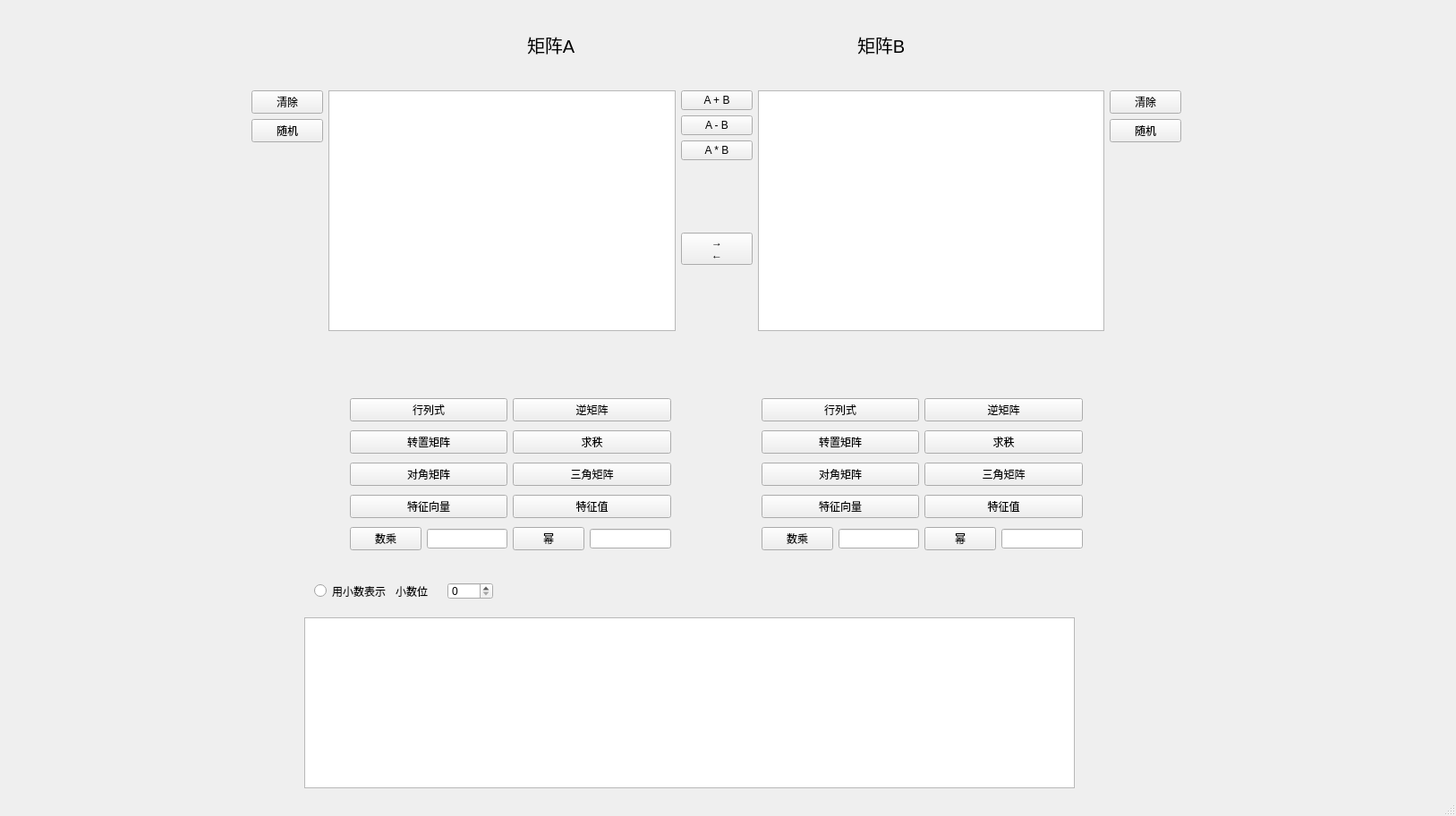
<?xml version="1.0" encoding="UTF-8"?>
<ui version="4.0">
 <class>caculator_guiClass</class>
 <widget class="QMainWindow" name="caculator_guiClass">
  <property name="enabled">
   <bool>true</bool>
  </property>
  <property name="geometry">
   <rect>
    <x>0</x>
    <y>0</y>
    <width>1627</width>
    <height>912</height>
   </rect>
  </property>
  <property name="windowTitle">
   <string>caculator_gui</string>
  </property>
  <widget class="QWidget" name="centralWidget">
   <widget class="QWidget" name="horizontalLayoutWidget">
    <property name="geometry">
     <rect>
      <x>270</x>
      <y>90</y>
      <width>1061</width>
      <height>291</height>
     </rect>
    </property>
    <layout class="QHBoxLayout" name="horizontalLayout">
     <item>
      <layout class="QVBoxLayout" name="verticalLayout_2">
       <item>
        <widget class="QPushButton" name="clearA">
         <property name="text">
          <string>清除</string>
         </property>
        </widget>
       </item>
       <item>
        <widget class="QPushButton" name="randomA">
         <property name="text">
          <string>随机</string>
         </property>
        </widget>
       </item>
       <item>
        <spacer name="verticalSpacer">
         <property name="orientation">
          <enum>Qt::Vertical</enum>
         </property>
         <property name="sizeHint" stdset="0">
          <size>
           <width>20</width>
           <height>40</height>
          </size>
         </property>
        </spacer>
       </item>
      </layout>
     </item>
     <item>
      <widget class="QTextEdit" name="MatrixA">
       <property name="toolTip">
        <string>&lt;html&gt;&lt;head/&gt;&lt;body&gt;&lt;p&gt;输入A矩阵&lt;/p&gt;&lt;/body&gt;&lt;/html&gt;</string>
       </property>
      </widget>
     </item>
     <item>
      <layout class="QVBoxLayout" name="verticalLayout">
       <item>
        <widget class="QPushButton" name="add">
         <property name="text">
          <string>A + B</string>
         </property>
        </widget>
       </item>
       <item>
        <widget class="QPushButton" name="sub">
         <property name="text">
          <string>A - B</string>
         </property>
        </widget>
       </item>
       <item>
        <widget class="QPushButton" name="multiply">
         <property name="text">
          <string>A * B</string>
         </property>
        </widget>
       </item>
       <item>
        <spacer name="verticalSpacer_4">
         <property name="orientation">
          <enum>Qt::Vertical</enum>
         </property>
         <property name="sizeHint" stdset="0">
          <size>
           <width>20</width>
           <height>40</height>
          </size>
         </property>
        </spacer>
       </item>
       <item>
        <widget class="QPushButton" name="exchange">
         <property name="text">
          <string>→
←</string>
         </property>
        </widget>
       </item>
       <item>
        <spacer name="verticalSpacer_3">
         <property name="orientation">
          <enum>Qt::Vertical</enum>
         </property>
         <property name="sizeHint" stdset="0">
          <size>
           <width>20</width>
           <height>40</height>
          </size>
         </property>
        </spacer>
       </item>
      </layout>
     </item>
     <item>
      <widget class="QTextEdit" name="MatrixB">
       <property name="toolTip">
        <string>&lt;html&gt;&lt;head/&gt;&lt;body&gt;&lt;p&gt;输入B矩阵&lt;/p&gt;&lt;/body&gt;&lt;/html&gt;</string>
       </property>
      </widget>
     </item>
     <item>
      <layout class="QVBoxLayout" name="verticalLayout_3">
       <item>
        <widget class="QPushButton" name="clearB">
         <property name="text">
          <string>清除</string>
         </property>
        </widget>
       </item>
       <item>
        <widget class="QPushButton" name="randomB">
         <property name="text">
          <string>随机</string>
         </property>
        </widget>
       </item>
       <item>
        <spacer name="verticalSpacer_2">
         <property name="orientation">
          <enum>Qt::Vertical</enum>
         </property>
         <property name="sizeHint" stdset="0">
          <size>
           <width>20</width>
           <height>40</height>
          </size>
         </property>
        </spacer>
       </item>
      </layout>
     </item>
    </layout>
   </widget>
   <widget class="QTextBrowser" name="output_test_browser">
    <property name="geometry">
     <rect>
      <x>340</x>
      <y>690</y>
      <width>861</width>
      <height>191</height>
     </rect>
    </property>
   </widget>
   <widget class="QWidget" name="layoutWidget">
    <property name="geometry">
     <rect>
      <x>380</x>
      <y>430</y>
      <width>381</width>
      <height>201</height>
     </rect>
    </property>
    <layout class="QGridLayout" name="gridLayoutA_2">
     <item row="3" column="1">
      <widget class="QPushButton" name="charactorValueA">
       <property name="text">
        <string>特征值</string>
       </property>
      </widget>
     </item>
     <item row="3" column="0">
      <widget class="QPushButton" name="charactorVectorA">
       <property name="text">
        <string>特征向量</string>
       </property>
      </widget>
     </item>
     <item row="4" column="1">
      <layout class="QHBoxLayout" name="horizontalLayout_5">
       <item>
        <widget class="QPushButton" name="timeA">
         <property name="text">
          <string>幂</string>
         </property>
        </widget>
       </item>
       <item>
        <widget class="QLineEdit" name="lineEdit_TimeA"/>
       </item>
      </layout>
     </item>
     <item row="1" column="0">
      <widget class="QPushButton" name="tranA">
       <property name="text">
        <string>转置矩阵</string>
       </property>
      </widget>
     </item>
     <item row="4" column="0">
      <layout class="QHBoxLayout" name="horizontalLayout_4">
       <item>
        <widget class="QPushButton" name="mulityNumA">
         <property name="text">
          <string>数乘</string>
         </property>
        </widget>
       </item>
       <item>
        <widget class="QLineEdit" name="lineEdit_NumA"/>
       </item>
      </layout>
     </item>
     <item row="0" column="0">
      <widget class="QPushButton" name="detA">
       <property name="text">
        <string>行列式</string>
       </property>
      </widget>
     </item>
     <item row="1" column="1">
      <widget class="QPushButton" name="trA">
       <property name="text">
        <string>求秩</string>
       </property>
      </widget>
     </item>
     <item row="2" column="1">
      <widget class="QPushButton" name="simplestA">
       <property name="text">
        <string>三角矩阵</string>
       </property>
      </widget>
     </item>
     <item row="0" column="1">
      <widget class="QPushButton" name="invA">
       <property name="text">
        <string>逆矩阵</string>
       </property>
      </widget>
     </item>
     <item row="2" column="0">
      <widget class="QPushButton" name="pushButton_2">
       <property name="text">
        <string>对角矩阵</string>
       </property>
      </widget>
     </item>
    </layout>
   </widget>
   <widget class="QWidget" name="layoutWidget">
    <property name="geometry">
     <rect>
      <x>840</x>
      <y>430</y>
      <width>381</width>
      <height>201</height>
     </rect>
    </property>
    <layout class="QGridLayout" name="gridLayoutA">
     <item row="1" column="1">
      <widget class="QPushButton" name="trB">
       <property name="text">
        <string>求秩</string>
       </property>
      </widget>
     </item>
     <item row="4" column="1">
      <layout class="QHBoxLayout" name="horizontalLayout_3">
       <item>
        <widget class="QPushButton" name="timeB">
         <property name="text">
          <string>幂</string>
         </property>
        </widget>
       </item>
       <item>
        <widget class="QLineEdit" name="lineEdit_TimeB"/>
       </item>
      </layout>
     </item>
     <item row="1" column="0">
      <widget class="QPushButton" name="tranB">
       <property name="text">
        <string>转置矩阵</string>
       </property>
      </widget>
     </item>
     <item row="0" column="1">
      <widget class="QPushButton" name="invB">
       <property name="text">
        <string>逆矩阵</string>
       </property>
      </widget>
     </item>
     <item row="2" column="1">
      <widget class="QPushButton" name="simplestB">
       <property name="text">
        <string>三角矩阵</string>
       </property>
      </widget>
     </item>
     <item row="3" column="1">
      <widget class="QPushButton" name="charactorValueB">
       <property name="text">
        <string>特征值</string>
       </property>
      </widget>
     </item>
     <item row="3" column="0">
      <widget class="QPushButton" name="charactorVectorB">
       <property name="text">
        <string>特征向量</string>
       </property>
      </widget>
     </item>
     <item row="0" column="0">
      <widget class="QPushButton" name="detB">
       <property name="text">
        <string>行列式</string>
       </property>
      </widget>
     </item>
     <item row="4" column="0">
      <layout class="QHBoxLayout" name="horizontalLayout_2">
       <item>
        <widget class="QPushButton" name="mulityNumB">
         <property name="text">
          <string>数乘</string>
         </property>
        </widget>
       </item>
       <item>
        <widget class="QLineEdit" name="lineEdit_NumB"/>
       </item>
      </layout>
     </item>
     <item row="2" column="0">
      <widget class="QPushButton" name="dialogB">
       <property name="text">
        <string>对角矩阵</string>
       </property>
      </widget>
     </item>
    </layout>
   </widget>
   <widget class="QWidget" name="horizontalLayoutWidget_4">
    <property name="geometry">
     <rect>
      <x>340</x>
      <y>640</y>
      <width>222</width>
      <height>41</height>
     </rect>
    </property>
    <layout class="QHBoxLayout" name="horizontalLayout_8">
     <item>
      <widget class="QRadioButton" name="use_float">
       <property name="text">
        <string>用小数表示</string>
       </property>
      </widget>
     </item>
     <item>
      <widget class="QLabel" name="label_3">
       <property name="text">
        <string>小数位</string>
       </property>
      </widget>
     </item>
     <item>
      <widget class="QSpinBox" name="decimals_num"/>
     </item>
    </layout>
   </widget>
   <widget class="QWidget" name="horizontalLayoutWidget_2">
    <property name="geometry">
     <rect>
      <x>270</x>
      <y>10</y>
      <width>1061</width>
      <height>80</height>
     </rect>
    </property>
    <layout class="QHBoxLayout" name="horizontalLayout_7">
     <item>
      <spacer name="horizontalSpacer_2">
       <property name="orientation">
        <enum>Qt::Horizontal</enum>
       </property>
       <property name="sizeHint" stdset="0">
        <size>
         <width>40</width>
         <height>20</height>
        </size>
       </property>
      </spacer>
     </item>
     <item>
      <widget class="QLabel" name="label">
       <property name="font">
        <font>
         <pointsize>15</pointsize>
        </font>
       </property>
       <property name="text">
        <string>矩阵A</string>
       </property>
       <property name="openExternalLinks">
        <bool>false</bool>
       </property>
      </widget>
     </item>
     <item>
      <spacer name="horizontalSpacer">
       <property name="orientation">
        <enum>Qt::Horizontal</enum>
       </property>
       <property name="sizeHint" stdset="0">
        <size>
         <width>40</width>
         <height>20</height>
        </size>
       </property>
      </spacer>
     </item>
     <item>
      <widget class="QLabel" name="label_2">
       <property name="font">
        <font>
         <pointsize>15</pointsize>
        </font>
       </property>
       <property name="text">
        <string>矩阵B</string>
       </property>
      </widget>
     </item>
     <item>
      <spacer name="horizontalSpacer_3">
       <property name="orientation">
        <enum>Qt::Horizontal</enum>
       </property>
       <property name="sizeHint" stdset="0">
        <size>
         <width>40</width>
         <height>20</height>
        </size>
       </property>
      </spacer>
     </item>
    </layout>
   </widget>
  </widget>
  <widget class="QStatusBar" name="statusBar"/>
 </widget>
 <layoutdefault spacing="6" margin="11"/>
 <resources>
  <include location="caculator_gui.qrc"/>
 </resources>
 <connections>
  <connection>
   <sender>add</sender>
   <signal>clicked()</signal>
   <receiver>caculator_guiClass</receiver>
   <slot>push_add_button()</slot>
   <hints>
    <hint type="sourcelabel">
     <x>846</x>
     <y>119</y>
    </hint>
    <hint type="destinationlabel">
     <x>763</x>
     <y>183</y>
    </hint>
   </hints>
  </connection>
  <connection>
   <sender>sub</sender>
   <signal>clicked()</signal>
   <receiver>caculator_guiClass</receiver>
   <slot>push_subtract_button()</slot>
   <hints>
    <hint type="sourcelabel">
     <x>846</x>
     <y>154</y>
    </hint>
    <hint type="destinationlabel">
     <x>756</x>
     <y>261</y>
    </hint>
   </hints>
  </connection>
  <connection>
   <sender>multiply</sender>
   <signal>clicked()</signal>
   <receiver>caculator_guiClass</receiver>
   <slot>push_multiply_button()</slot>
   <hints>
    <hint type="sourcelabel">
     <x>846</x>
     <y>189</y>
    </hint>
    <hint type="destinationlabel">
     <x>756</x>
     <y>348</y>
    </hint>
   </hints>
  </connection>
  <connection>
   <sender>exchange</sender>
   <signal>clicked()</signal>
   <receiver>caculator_guiClass</receiver>
   <slot>push_swap_button()</slot>
   <hints>
    <hint type="sourcelabel">
     <x>846</x>
     <y>308</y>
    </hint>
    <hint type="destinationlabel">
     <x>756</x>
     <y>429</y>
    </hint>
   </hints>
  </connection>
  <connection>
   <sender>randomA</sender>
   <signal>clicked()</signal>
   <receiver>caculator_guiClass</receiver>
   <slot>push_randomA_button()</slot>
   <hints>
    <hint type="sourcelabel">
     <x>364</x>
     <y>147</y>
    </hint>
    <hint type="destinationlabel">
     <x>366</x>
     <y>455</y>
    </hint>
   </hints>
  </connection>
  <connection>
   <sender>randomB</sender>
   <signal>clicked()</signal>
   <receiver>caculator_guiClass</receiver>
   <slot>push_randomB_button()</slot>
   <hints>
    <hint type="sourcelabel">
     <x>1328</x>
     <y>154</y>
    </hint>
    <hint type="destinationlabel">
     <x>970</x>
     <y>445</y>
    </hint>
   </hints>
  </connection>
  <connection>
   <sender>clearA</sender>
   <signal>clicked()</signal>
   <receiver>caculator_guiClass</receiver>
   <slot>push_clearA_button()</slot>
   <hints>
    <hint type="sourcelabel">
     <x>364</x>
     <y>92</y>
    </hint>
    <hint type="destinationlabel">
     <x>523</x>
     <y>462</y>
    </hint>
   </hints>
  </connection>
  <connection>
   <sender>clearB</sender>
   <signal>clicked()</signal>
   <receiver>caculator_guiClass</receiver>
   <slot>push_clearB_button()</slot>
   <hints>
    <hint type="sourcelabel">
     <x>1328</x>
     <y>92</y>
    </hint>
    <hint type="destinationlabel">
     <x>1089</x>
     <y>472</y>
    </hint>
   </hints>
  </connection>
  <connection>
   <sender>detA</sender>
   <signal>clicked()</signal>
   <receiver>caculator_guiClass</receiver>
   <slot>push_detA_button()</slot>
   <hints>
    <hint type="sourcelabel">
     <x>434</x>
     <y>458</y>
    </hint>
    <hint type="destinationlabel">
     <x>229</x>
     <y>523</y>
    </hint>
   </hints>
  </connection>
  <connection>
   <sender>detB</sender>
   <signal>clicked()</signal>
   <receiver>caculator_guiClass</receiver>
   <slot>push_detB_button()</slot>
   <hints>
    <hint type="sourcelabel">
     <x>1026</x>
     <y>458</y>
    </hint>
    <hint type="destinationlabel">
     <x>1128</x>
     <y>503</y>
    </hint>
   </hints>
  </connection>
  <connection>
   <sender>invA</sender>
   <signal>clicked()</signal>
   <receiver>caculator_guiClass</receiver>
   <slot>push_invA_button()</slot>
   <hints>
    <hint type="sourcelabel">
     <x>759</x>
     <y>458</y>
    </hint>
    <hint type="destinationlabel">
     <x>150</x>
     <y>541</y>
    </hint>
   </hints>
  </connection>
  <connection>
   <sender>invB</sender>
   <signal>clicked()</signal>
   <receiver>caculator_guiClass</receiver>
   <slot>push_invB_button()</slot>
   <hints>
    <hint type="sourcelabel">
     <x>1219</x>
     <y>458</y>
    </hint>
    <hint type="destinationlabel">
     <x>1128</x>
     <y>533</y>
    </hint>
   </hints>
  </connection>
  <connection>
   <sender>tranA</sender>
   <signal>clicked()</signal>
   <receiver>caculator_guiClass</receiver>
   <slot>push_tranA_button()</slot>
   <hints>
    <hint type="sourcelabel">
     <x>467</x>
     <y>493</y>
    </hint>
    <hint type="destinationlabel">
     <x>199</x>
     <y>566</y>
    </hint>
   </hints>
  </connection>
  <connection>
   <sender>tranB</sender>
   <signal>clicked()</signal>
   <receiver>caculator_guiClass</receiver>
   <slot>push_tranB_button()</slot>
   <hints>
    <hint type="sourcelabel">
     <x>1026</x>
     <y>493</y>
    </hint>
    <hint type="destinationlabel">
     <x>1128</x>
     <y>558</y>
    </hint>
   </hints>
  </connection>
  <connection>
   <sender>trA</sender>
   <signal>clicked()</signal>
   <receiver>caculator_guiClass</receiver>
   <slot>push_rankA_button()</slot>
   <hints>
    <hint type="sourcelabel">
     <x>759</x>
     <y>493</y>
    </hint>
    <hint type="destinationlabel">
     <x>13</x>
     <y>557</y>
    </hint>
   </hints>
  </connection>
  <connection>
   <sender>trB</sender>
   <signal>clicked()</signal>
   <receiver>caculator_guiClass</receiver>
   <slot>push_rankB_button()</slot>
   <hints>
    <hint type="sourcelabel">
     <x>1219</x>
     <y>493</y>
    </hint>
    <hint type="destinationlabel">
     <x>1128</x>
     <y>561</y>
    </hint>
   </hints>
  </connection>
  <connection>
   <sender>simplestA</sender>
   <signal>clicked()</signal>
   <receiver>caculator_guiClass</receiver>
   <slot>push_getSimplestA_button()</slot>
   <hints>
    <hint type="sourcelabel">
     <x>759</x>
     <y>528</y>
    </hint>
    <hint type="destinationlabel">
     <x>163</x>
     <y>598</y>
    </hint>
   </hints>
  </connection>
  <connection>
   <sender>simplestB</sender>
   <signal>clicked()</signal>
   <receiver>caculator_guiClass</receiver>
   <slot>push_getSimplestB_button()</slot>
   <hints>
    <hint type="sourcelabel">
     <x>1219</x>
     <y>528</y>
    </hint>
    <hint type="destinationlabel">
     <x>1128</x>
     <y>596</y>
    </hint>
   </hints>
  </connection>
  <connection>
   <sender>charactorVectorA</sender>
   <signal>clicked()</signal>
   <receiver>caculator_guiClass</receiver>
   <slot>push_FeatureVectorA_button()</slot>
   <hints>
    <hint type="sourcelabel">
     <x>474</x>
     <y>563</y>
    </hint>
    <hint type="destinationlabel">
     <x>103</x>
     <y>628</y>
    </hint>
   </hints>
  </connection>
  <connection>
   <sender>charactorVectorB</sender>
   <signal>clicked()</signal>
   <receiver>caculator_guiClass</receiver>
   <slot>push_FeatureVectorB_button()</slot>
   <hints>
    <hint type="sourcelabel">
     <x>1026</x>
     <y>563</y>
    </hint>
    <hint type="destinationlabel">
     <x>1128</x>
     <y>631</y>
    </hint>
   </hints>
  </connection>
  <connection>
   <sender>charactorValueA</sender>
   <signal>clicked()</signal>
   <receiver>caculator_guiClass</receiver>
   <slot>push_FeatureValueA_button()</slot>
   <hints>
    <hint type="sourcelabel">
     <x>759</x>
     <y>563</y>
    </hint>
    <hint type="destinationlabel">
     <x>163</x>
     <y>639</y>
    </hint>
   </hints>
  </connection>
  <connection>
   <sender>charactorValueB</sender>
   <signal>clicked()</signal>
   <receiver>caculator_guiClass</receiver>
   <slot>push_FeatureValueB_button()</slot>
   <hints>
    <hint type="sourcelabel">
     <x>1219</x>
     <y>563</y>
    </hint>
    <hint type="destinationlabel">
     <x>1128</x>
     <y>622</y>
    </hint>
   </hints>
  </connection>
  <connection>
   <sender>mulityNumA</sender>
   <signal>clicked()</signal>
   <receiver>caculator_guiClass</receiver>
   <slot>push_NumMulA_button()</slot>
   <hints>
    <hint type="sourcelabel">
     <x>403</x>
     <y>613</y>
    </hint>
    <hint type="destinationlabel">
     <x>114</x>
     <y>675</y>
    </hint>
   </hints>
  </connection>
  <connection>
   <sender>mulityNumB</sender>
   <signal>clicked()</signal>
   <receiver>caculator_guiClass</receiver>
   <slot>push_NumMulB_button()</slot>
   <hints>
    <hint type="sourcelabel">
     <x>934</x>
     <y>613</y>
    </hint>
    <hint type="destinationlabel">
     <x>1128</x>
     <y>678</y>
    </hint>
   </hints>
  </connection>
  <connection>
   <sender>timeA</sender>
   <signal>clicked()</signal>
   <receiver>caculator_guiClass</receiver>
   <slot>push_timeA_button()</slot>
   <hints>
    <hint type="sourcelabel">
     <x>667</x>
     <y>613</y>
    </hint>
    <hint type="destinationlabel">
     <x>159</x>
     <y>681</y>
    </hint>
   </hints>
  </connection>
  <connection>
   <sender>timeB</sender>
   <signal>clicked()</signal>
   <receiver>caculator_guiClass</receiver>
   <slot>push_timeB_button()</slot>
   <hints>
    <hint type="sourcelabel">
     <x>1127</x>
     <y>613</y>
    </hint>
    <hint type="destinationlabel">
     <x>1128</x>
     <y>684</y>
    </hint>
   </hints>
  </connection>
  <connection>
   <sender>use_float</sender>
   <signal>toggled(bool)</signal>
   <receiver>caculator_guiClass</receiver>
   <slot>change_state_use_float()</slot>
   <hints>
    <hint type="sourcelabel">
     <x>379</x>
     <y>656</y>
    </hint>
    <hint type="destinationlabel">
     <x>32</x>
     <y>706</y>
    </hint>
   </hints>
  </connection>
  <connection>
   <sender>decimals_num</sender>
   <signal>valueChanged(int)</signal>
   <receiver>caculator_guiClass</receiver>
   <slot>change_float_digit()</slot>
   <hints>
    <hint type="sourcelabel">
     <x>526</x>
     <y>660</y>
    </hint>
    <hint type="destinationlabel">
     <x>92</x>
     <y>738</y>
    </hint>
   </hints>
  </connection>
  <connection>
   <sender>pushButton_2</sender>
   <signal>clicked()</signal>
   <receiver>caculator_guiClass</receiver>
   <slot>push_dialog_matrixA_button()</slot>
   <hints>
    <hint type="sourcelabel">
     <x>499</x>
     <y>514</y>
    </hint>
    <hint type="destinationlabel">
     <x>38</x>
     <y>437</y>
    </hint>
   </hints>
  </connection>
  <connection>
   <sender>dialogB</sender>
   <signal>clicked()</signal>
   <receiver>caculator_guiClass</receiver>
   <slot>push_dialog_matrixB_button()</slot>
   <hints>
    <hint type="sourcelabel">
     <x>955</x>
     <y>515</y>
    </hint>
    <hint type="destinationlabel">
     <x>1410</x>
     <y>480</y>
    </hint>
   </hints>
  </connection>
 </connections>
 <slots>
  <slot>push_add_button()</slot>
  <slot>push_subtract_button()</slot>
  <slot>push_multiply_button()</slot>
  <slot>push_swap_button()</slot>
  <slot>push_randomA_button()</slot>
  <slot>push_randomB_button()</slot>
  <slot>push_clearA_button()</slot>
  <slot>push_clearB_button()</slot>
  <slot>push_detA_button()</slot>
  <slot>push_detB_button()</slot>
  <slot>push_invA_button()</slot>
  <slot>push_invB_button()</slot>
  <slot>push_tranA_button()</slot>
  <slot>push_tranB_button()</slot>
  <slot>push_rankA_button()</slot>
  <slot>push_rankB_button()</slot>
  <slot>push_getSimplestA_button()</slot>
  <slot>push_getSimplestB_button()</slot>
  <slot>push_FeatureValueA_button()</slot>
  <slot>push_FeatureValueB_button()</slot>
  <slot>push_FeatureVectorA_button()</slot>
  <slot>push_FeatureVectorB_button()</slot>
  <slot>push_NumMulA_button()</slot>
  <slot>push_NumMulB_button()</slot>
  <slot>push_timeA_button()</slot>
  <slot>push_timeB_button()</slot>
  <slot>change_state_use_float()</slot>
  <slot>change_float_digit()</slot>
  <slot>push_dialog_matrixA_button()</slot>
  <slot>push_dialog_matrixB_button()</slot>
 </slots>
</ui>
